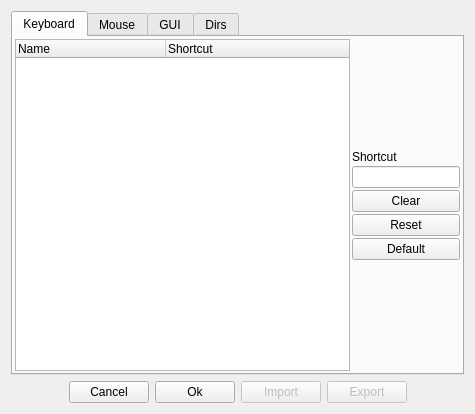
<?xml version="1.0" encoding="UTF-8"?>
<ui version="4.0">
 <class>Preferences</class>
 <widget class="QDialog" name="Preferences">
  <property name="geometry">
   <rect>
    <x>0</x>
    <y>0</y>
    <width>475</width>
    <height>414</height>
   </rect>
  </property>
  <property name="windowTitle">
   <string>Preferences</string>
  </property>
  <property name="windowIcon">
   <iconset resource="icons/resourcen.qrc">
    <normaloff>:/icons/gtk-preferences.png</normaloff>:/icons/gtk-preferences.png</iconset>
  </property>
  <layout class="QVBoxLayout" name="verticalLayout">
   <item>
    <widget class="QTabWidget" name="settings_tab">
     <property name="enabled">
      <bool>true</bool>
     </property>
     <property name="focusPolicy">
      <enum>Qt::NoFocus</enum>
     </property>
     <property name="currentIndex">
      <number>0</number>
     </property>
     <property name="iconSize">
      <size>
       <width>24</width>
       <height>24</height>
      </size>
     </property>
     <widget class="QWidget" name="keyboard_tab">
      <attribute name="icon">
       <iconset resource="icons/resourcen.qrc">
        <normaloff>:/icons/keyboard.png</normaloff>:/icons/keyboard.png</iconset>
      </attribute>
      <attribute name="title">
       <string>Keyboard</string>
      </attribute>
      <layout class="QHBoxLayout" name="horizontalLayout_2">
       <property name="spacing">
        <number>2</number>
       </property>
       <property name="margin">
        <number>2</number>
       </property>
       <item>
        <widget class="QTreeWidget" name="action_list">
         <property name="sizePolicy">
          <sizepolicy hsizetype="Expanding" vsizetype="Expanding">
           <horstretch>4</horstretch>
           <verstretch>0</verstretch>
          </sizepolicy>
         </property>
         <property name="focusPolicy">
          <enum>Qt::NoFocus</enum>
         </property>
         <property name="uniformRowHeights">
          <bool>true</bool>
         </property>
         <attribute name="headerDefaultSectionSize">
          <number>150</number>
         </attribute>
         <column>
          <property name="text">
           <string>Name</string>
          </property>
         </column>
         <column>
          <property name="text">
           <string>Shortcut</string>
          </property>
         </column>
        </widget>
       </item>
       <item>
        <layout class="QVBoxLayout" name="verticalLayout_2">
         <property name="spacing">
          <number>2</number>
         </property>
         <item>
          <spacer name="verticalSpacer">
           <property name="orientation">
            <enum>Qt::Vertical</enum>
           </property>
           <property name="sizeHint" stdset="0">
            <size>
             <width>20</width>
             <height>40</height>
            </size>
           </property>
          </spacer>
         </item>
         <item>
          <widget class="QLabel" name="label">
           <property name="text">
            <string>Shortcut</string>
           </property>
          </widget>
         </item>
         <item>
          <widget class="QLineEdit" name="shortcut"/>
         </item>
         <item>
          <widget class="QPushButton" name="clear_button">
           <property name="focusPolicy">
            <enum>Qt::NoFocus</enum>
           </property>
           <property name="text">
            <string>Clear</string>
           </property>
           <property name="icon">
            <iconset resource="icons/resourcen.qrc">
             <normaloff>:/icons/dialog-error.png</normaloff>:/icons/dialog-error.png</iconset>
           </property>
          </widget>
         </item>
         <item>
          <widget class="QPushButton" name="reset_button">
           <property name="focusPolicy">
            <enum>Qt::NoFocus</enum>
           </property>
           <property name="text">
            <string>Reset</string>
           </property>
           <property name="icon">
            <iconset resource="icons/resourcen.qrc">
             <normaloff>:/icons/gtk-undo-ltr.png</normaloff>:/icons/gtk-undo-ltr.png</iconset>
           </property>
          </widget>
         </item>
         <item>
          <widget class="QPushButton" name="default_button">
           <property name="focusPolicy">
            <enum>Qt::NoFocus</enum>
           </property>
           <property name="text">
            <string>Default</string>
           </property>
           <property name="icon">
            <iconset resource="icons/resourcen.qrc">
             <normaloff>:/icons/go-jump.png</normaloff>:/icons/go-jump.png</iconset>
           </property>
          </widget>
         </item>
         <item>
          <spacer name="verticalSpacer_2">
           <property name="orientation">
            <enum>Qt::Vertical</enum>
           </property>
           <property name="sizeHint" stdset="0">
            <size>
             <width>20</width>
             <height>40</height>
            </size>
           </property>
          </spacer>
         </item>
        </layout>
       </item>
      </layout>
     </widget>
     <widget class="QWidget" name="mouse_tab">
      <property name="enabled">
       <bool>true</bool>
      </property>
      <attribute name="icon">
       <iconset resource="icons/resourcen.qrc">
        <normaloff>:/icons/mouse.png</normaloff>:/icons/mouse.png</iconset>
      </attribute>
      <attribute name="title">
       <string>Mouse</string>
      </attribute>
      <layout class="QGridLayout" name="gridLayout">
       <property name="margin">
        <number>2</number>
       </property>
       <property name="spacing">
        <number>2</number>
       </property>
       <item row="6" column="1">
        <widget class="QLineEdit" name="rotate_y_key">
         <property name="minimumSize">
          <size>
           <width>100</width>
           <height>0</height>
          </size>
         </property>
        </widget>
       </item>
       <item row="7" column="2">
        <widget class="QPushButton" name="pushButton_5">
         <property name="text">
          <string>Clear</string>
         </property>
         <property name="icon">
          <iconset resource="icons/resourcen.qrc">
           <normaloff>:/icons/dialog-error.png</normaloff>:/icons/dialog-error.png</iconset>
         </property>
        </widget>
       </item>
       <item row="3" column="1">
        <widget class="QComboBox" name="grab_button"/>
       </item>
       <item row="0" column="0">
        <widget class="QLabel" name="label_2">
         <property name="text">
          <string>Wheel zoom x10 button</string>
         </property>
        </widget>
       </item>
       <item row="7" column="1">
        <widget class="QLineEdit" name="rotate_z_key">
         <property name="minimumSize">
          <size>
           <width>100</width>
           <height>0</height>
          </size>
         </property>
        </widget>
       </item>
       <item row="4" column="0">
        <widget class="QLabel" name="label_10">
         <property name="text">
          <string>View rotate button</string>
         </property>
        </widget>
       </item>
       <item row="7" column="0">
        <widget class="QLabel" name="label_6">
         <property name="text">
          <string>Roate z</string>
         </property>
        </widget>
       </item>
       <item row="6" column="0">
        <widget class="QLabel" name="label_5">
         <property name="text">
          <string>Roate y</string>
         </property>
        </widget>
       </item>
       <item row="5" column="2">
        <widget class="QPushButton" name="pushButton_3">
         <property name="text">
          <string>Clear</string>
         </property>
         <property name="icon">
          <iconset resource="icons/resourcen.qrc">
           <normaloff>:/icons/dialog-error.png</normaloff>:/icons/dialog-error.png</iconset>
         </property>
        </widget>
       </item>
       <item row="3" column="2">
        <widget class="QComboBox" name="grab_key_mod"/>
       </item>
       <item row="8" column="2">
        <widget class="QPushButton" name="pushButton_6">
         <property name="text">
          <string>Clear</string>
         </property>
         <property name="icon">
          <iconset resource="icons/resourcen.qrc">
           <normaloff>:/icons/dialog-error.png</normaloff>:/icons/dialog-error.png</iconset>
         </property>
        </widget>
       </item>
       <item row="6" column="2">
        <widget class="QPushButton" name="pushButton_4">
         <property name="text">
          <string>Clear</string>
         </property>
         <property name="icon">
          <iconset resource="icons/resourcen.qrc">
           <normaloff>:/icons/dialog-error.png</normaloff>:/icons/dialog-error.png</iconset>
         </property>
        </widget>
       </item>
       <item row="5" column="1">
        <widget class="QLineEdit" name="rotate_x_key">
         <property name="minimumSize">
          <size>
           <width>100</width>
           <height>0</height>
          </size>
         </property>
        </widget>
       </item>
       <item row="4" column="2">
        <widget class="QComboBox" name="view_rotate_key_mod"/>
       </item>
       <item row="8" column="0">
        <widget class="QLabel" name="label_7">
         <property name="text">
          <string>Scale</string>
         </property>
        </widget>
       </item>
       <item row="5" column="0">
        <widget class="QLabel" name="label_4">
         <property name="text">
          <string>Roate x</string>
         </property>
        </widget>
       </item>
       <item row="3" column="0">
        <widget class="QLabel" name="label_11">
         <property name="text">
          <string>Grab button</string>
         </property>
        </widget>
       </item>
       <item row="8" column="1">
        <widget class="QLineEdit" name="scale_key">
         <property name="minimumSize">
          <size>
           <width>100</width>
           <height>0</height>
          </size>
         </property>
        </widget>
       </item>
       <item row="1" column="0">
        <widget class="QLabel" name="label_3">
         <property name="text">
          <string>Click button</string>
         </property>
        </widget>
       </item>
       <item row="18" column="0" rowspan="3" colspan="3">
        <spacer name="verticalSpacer_3">
         <property name="orientation">
          <enum>Qt::Vertical</enum>
         </property>
         <property name="sizeHint" stdset="0">
          <size>
           <width>148</width>
           <height>133</height>
          </size>
         </property>
        </spacer>
       </item>
       <item row="4" column="1">
        <widget class="QComboBox" name="view_rotate_button"/>
       </item>
       <item row="0" column="3" rowspan="21">
        <spacer name="horizontalSpacer_3">
         <property name="orientation">
          <enum>Qt::Horizontal</enum>
         </property>
         <property name="sizeHint" stdset="0">
          <size>
           <width>189</width>
           <height>178</height>
          </size>
         </property>
        </spacer>
       </item>
       <item row="2" column="2">
        <widget class="QComboBox" name="select_rect_key_mod"/>
       </item>
       <item row="9" column="0">
        <widget class="QCheckBox" name="swap_wheel_zoom">
         <property name="text">
          <string>Swap wheel zoom</string>
         </property>
        </widget>
       </item>
       <item row="1" column="2">
        <widget class="QComboBox" name="click_key_mod"/>
       </item>
       <item row="2" column="0">
        <widget class="QLabel" name="label_12">
         <property name="text">
          <string>Select rect button</string>
         </property>
        </widget>
       </item>
       <item row="1" column="1">
        <widget class="QComboBox" name="click_button"/>
       </item>
       <item row="0" column="1" colspan="2">
        <widget class="QComboBox" name="wheel_zoom_x10">
         <property name="minimumSize">
          <size>
           <width>100</width>
           <height>0</height>
          </size>
         </property>
        </widget>
       </item>
       <item row="2" column="1">
        <widget class="QComboBox" name="select_rect_button"/>
       </item>
      </layout>
     </widget>
     <widget class="QWidget" name="gui_tab">
      <attribute name="icon">
       <iconset resource="icons/resourcen.qrc">
        <normaloff>:/icons/gui.png</normaloff>:/icons/gui.png</iconset>
      </attribute>
      <attribute name="title">
       <string>GUI</string>
      </attribute>
      <layout class="QGridLayout" name="gridLayout_3">
       <property name="margin">
        <number>2</number>
       </property>
       <property name="spacing">
        <number>2</number>
       </property>
       <item row="0" column="0">
        <widget class="QCheckBox" name="invert_z_rotation">
         <property name="text">
          <string>Invert z rotation</string>
         </property>
        </widget>
       </item>
       <item row="1" column="0">
        <widget class="QGroupBox" name="groupBox">
         <property name="title">
          <string>Toolbar icon size</string>
         </property>
         <layout class="QVBoxLayout" name="verticalLayout_3">
          <property name="spacing">
           <number>2</number>
          </property>
          <property name="margin">
           <number>0</number>
          </property>
          <item>
           <widget class="QRadioButton" name="icon_size_small">
            <property name="text">
             <string>Small (16x16)</string>
            </property>
            <property name="icon">
             <iconset resource="icons/resourcen.qrc">
              <normaloff>:/icons/gtk-execute.png</normaloff>:/icons/gtk-execute.png</iconset>
            </property>
            <property name="iconSize">
             <size>
              <width>16</width>
              <height>16</height>
             </size>
            </property>
            <property name="checked">
             <bool>true</bool>
            </property>
           </widget>
          </item>
          <item>
           <widget class="QRadioButton" name="icon_size_medium">
            <property name="text">
             <string>Medium (24x24)</string>
            </property>
            <property name="icon">
             <iconset resource="icons/resourcen.qrc">
              <normaloff>:/icons/gtk-execute.png</normaloff>:/icons/gtk-execute.png</iconset>
            </property>
           </widget>
          </item>
          <item>
           <widget class="QRadioButton" name="icon_size_big">
            <property name="text">
             <string>Big (32x32)</string>
            </property>
            <property name="icon">
             <iconset resource="icons/resourcen.qrc">
              <normaloff>:/icons/gtk-execute.png</normaloff>:/icons/gtk-execute.png</iconset>
            </property>
            <property name="iconSize">
             <size>
              <width>32</width>
              <height>32</height>
             </size>
            </property>
           </widget>
          </item>
          <item>
           <widget class="QRadioButton" name="icon_size_very_big">
            <property name="text">
             <string>Very big (48x48)</string>
            </property>
            <property name="icon">
             <iconset resource="icons/resourcen.qrc">
              <normaloff>:/icons/gtk-execute.png</normaloff>:/icons/gtk-execute.png</iconset>
            </property>
            <property name="iconSize">
             <size>
              <width>48</width>
              <height>48</height>
             </size>
            </property>
           </widget>
          </item>
         </layout>
        </widget>
       </item>
       <item row="0" column="1" rowspan="2">
        <widget class="QGroupBox" name="groupBox_2">
         <property name="title">
          <string>Preview texture size</string>
         </property>
         <layout class="QVBoxLayout" name="verticalLayout_5">
          <property name="spacing">
           <number>2</number>
          </property>
          <property name="margin">
           <number>0</number>
          </property>
          <item>
           <widget class="QRadioButton" name="texture_size_very_small">
            <property name="text">
             <string>Very small (16x16)</string>
            </property>
            <property name="icon">
             <iconset resource="icons/resourcen.qrc">
              <normaloff>:/icons/terrain.png</normaloff>:/icons/terrain.png</iconset>
            </property>
            <property name="iconSize">
             <size>
              <width>16</width>
              <height>16</height>
             </size>
            </property>
            <property name="checked">
             <bool>true</bool>
            </property>
           </widget>
          </item>
          <item>
           <widget class="QRadioButton" name="texture_size_small">
            <property name="text">
             <string>Small (24x24)</string>
            </property>
            <property name="icon">
             <iconset resource="icons/resourcen.qrc">
              <normaloff>:/icons/terrain.png</normaloff>:/icons/terrain.png</iconset>
            </property>
           </widget>
          </item>
          <item>
           <widget class="QRadioButton" name="texture_size_medium">
            <property name="text">
             <string>Medium (32x32)</string>
            </property>
            <property name="icon">
             <iconset resource="icons/resourcen.qrc">
              <normaloff>:/icons/terrain.png</normaloff>:/icons/terrain.png</iconset>
            </property>
            <property name="iconSize">
             <size>
              <width>32</width>
              <height>32</height>
             </size>
            </property>
           </widget>
          </item>
          <item>
           <widget class="QRadioButton" name="texture_size_big">
            <property name="text">
             <string>Big (48x48)</string>
            </property>
            <property name="icon">
             <iconset resource="icons/resourcen.qrc">
              <normaloff>:/icons/terrain.png</normaloff>:/icons/terrain.png</iconset>
            </property>
            <property name="iconSize">
             <size>
              <width>48</width>
              <height>48</height>
             </size>
            </property>
           </widget>
          </item>
          <item>
           <widget class="QRadioButton" name="texture_size_very_big">
            <property name="text">
             <string>Verry big (64x64)</string>
            </property>
            <property name="icon">
             <iconset resource="icons/resourcen.qrc">
              <normaloff>:/icons/terrain.png</normaloff>:/icons/terrain.png</iconset>
            </property>
            <property name="iconSize">
             <size>
              <width>64</width>
              <height>64</height>
             </size>
            </property>
           </widget>
          </item>
         </layout>
        </widget>
       </item>
      </layout>
     </widget>
     <widget class="QWidget" name="dirs_tab">
      <attribute name="icon">
       <iconset resource="icons/resourcen.qrc">
        <normaloff>:/icons/folder.png</normaloff>:/icons/folder.png</iconset>
      </attribute>
      <attribute name="title">
       <string>Dirs</string>
      </attribute>
      <layout class="QGridLayout" name="gridLayout_2">
       <property name="margin">
        <number>2</number>
       </property>
       <property name="spacing">
        <number>2</number>
       </property>
       <item row="0" column="0">
        <widget class="QLabel" name="label_8">
         <property name="maximumSize">
          <size>
           <width>100</width>
           <height>16777215</height>
          </size>
         </property>
         <property name="text">
          <string>EL data dir</string>
         </property>
        </widget>
       </item>
       <item row="0" column="1">
        <widget class="QPushButton" name="el_data_dir_button">
         <property name="text">
          <string/>
         </property>
        </widget>
       </item>
       <item row="1" column="0">
        <widget class="QLabel" name="label_9">
         <property name="text">
          <string>EL2 data dir</string>
         </property>
        </widget>
       </item>
       <item row="1" column="1">
        <widget class="QPushButton" name="el_extra_data_dir_button">
         <property name="text">
          <string/>
         </property>
        </widget>
       </item>
       <item row="2" column="0" colspan="2">
        <spacer name="verticalSpacer_6">
         <property name="orientation">
          <enum>Qt::Vertical</enum>
         </property>
         <property name="sizeHint" stdset="0">
          <size>
           <width>158</width>
           <height>145</height>
          </size>
         </property>
        </spacer>
       </item>
      </layout>
     </widget>
    </widget>
   </item>
   <item>
    <layout class="QHBoxLayout" name="horizontalLayout">
     <item>
      <spacer name="horizontalSpacer_2">
       <property name="orientation">
        <enum>Qt::Horizontal</enum>
       </property>
       <property name="sizeHint" stdset="0">
        <size>
         <width>40</width>
         <height>20</height>
        </size>
       </property>
      </spacer>
     </item>
     <item>
      <widget class="QPushButton" name="cancel_button">
       <property name="focusPolicy">
        <enum>Qt::NoFocus</enum>
       </property>
       <property name="text">
        <string>Cancel</string>
       </property>
       <property name="icon">
        <iconset resource="icons/resourcen.qrc">
         <normaloff>:/icons/gtk-cancel.png</normaloff>:/icons/gtk-cancel.png</iconset>
       </property>
      </widget>
     </item>
     <item>
      <widget class="QPushButton" name="ok_button">
       <property name="focusPolicy">
        <enum>Qt::NoFocus</enum>
       </property>
       <property name="text">
        <string>Ok</string>
       </property>
       <property name="icon">
        <iconset resource="icons/resourcen.qrc">
         <normaloff>:/icons/gtk-apply.png</normaloff>:/icons/gtk-apply.png</iconset>
       </property>
      </widget>
     </item>
     <item>
      <widget class="QPushButton" name="import_button">
       <property name="enabled">
        <bool>false</bool>
       </property>
       <property name="text">
        <string>Import</string>
       </property>
       <property name="icon">
        <iconset resource="icons/resourcen.qrc">
         <normaloff>:/icons/fileopen.png</normaloff>:/icons/fileopen.png</iconset>
       </property>
      </widget>
     </item>
     <item>
      <widget class="QPushButton" name="export_button">
       <property name="enabled">
        <bool>false</bool>
       </property>
       <property name="text">
        <string>Export</string>
       </property>
       <property name="icon">
        <iconset resource="icons/resourcen.qrc">
         <normaloff>:/icons/filesave.png</normaloff>:/icons/filesave.png</iconset>
       </property>
      </widget>
     </item>
     <item>
      <spacer name="horizontalSpacer">
       <property name="orientation">
        <enum>Qt::Horizontal</enum>
       </property>
       <property name="sizeHint" stdset="0">
        <size>
         <width>40</width>
         <height>20</height>
        </size>
       </property>
      </spacer>
     </item>
    </layout>
   </item>
  </layout>
 </widget>
 <resources>
  <include location="icons/resourcen.qrc"/>
 </resources>
 <connections>
  <connection>
   <sender>ok_button</sender>
   <signal>clicked()</signal>
   <receiver>Preferences</receiver>
   <slot>accept()</slot>
   <hints>
    <hint type="sourcelabel">
     <x>256</x>
     <y>254</y>
    </hint>
    <hint type="destinationlabel">
     <x>206</x>
     <y>149</y>
    </hint>
   </hints>
  </connection>
  <connection>
   <sender>cancel_button</sender>
   <signal>clicked()</signal>
   <receiver>Preferences</receiver>
   <slot>reject()</slot>
   <hints>
    <hint type="sourcelabel">
     <x>165</x>
     <y>254</y>
    </hint>
    <hint type="destinationlabel">
     <x>206</x>
     <y>149</y>
    </hint>
   </hints>
  </connection>
  <connection>
   <sender>settings_tab</sender>
   <signal>currentChanged(int)</signal>
   <receiver>shortcut</receiver>
   <slot>setFocus()</slot>
   <hints>
    <hint type="sourcelabel">
     <x>247</x>
     <y>147</y>
    </hint>
    <hint type="destinationlabel">
     <x>409</x>
     <y>140</y>
    </hint>
   </hints>
  </connection>
 </connections>
</ui>
